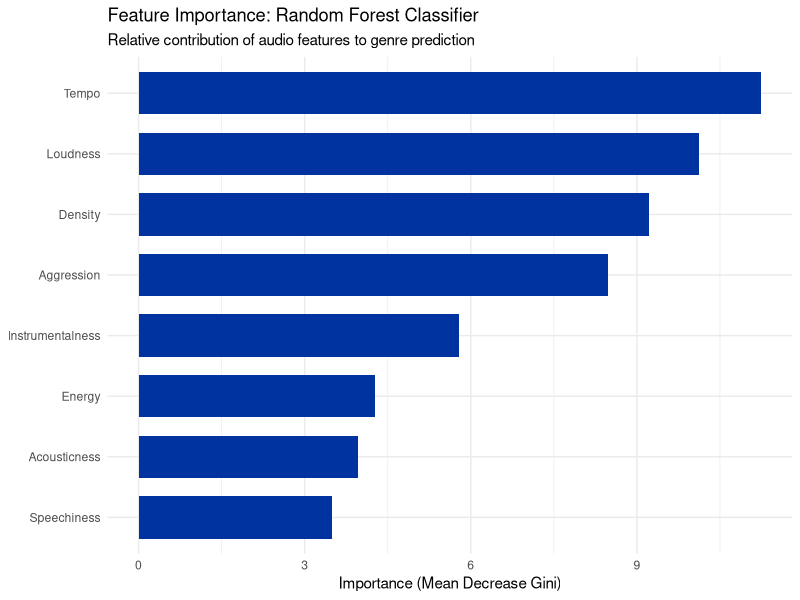
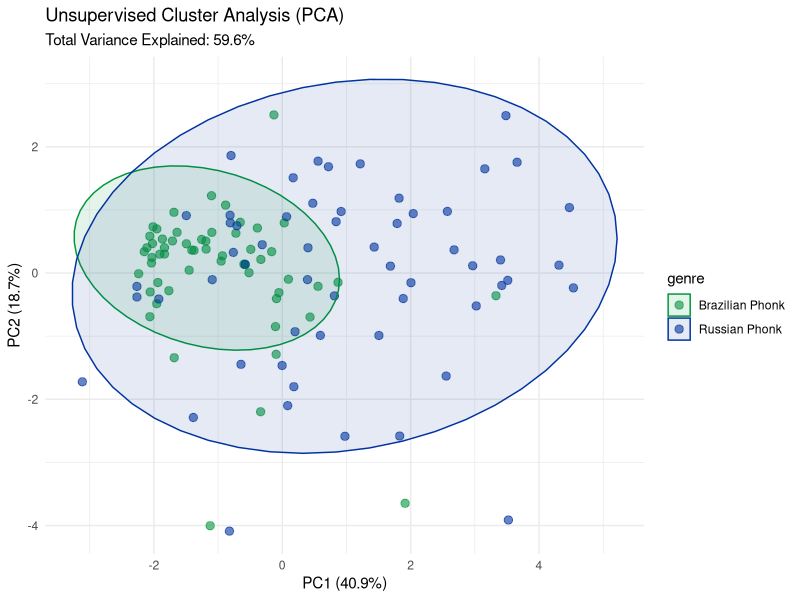

The R source for these figures, in order:
library(tidyverse)
library(randomForest)
library(ggplot2)
library(caret)

# --- 1. DATA PREPARATION ---
brazilian_data <- read.csv("Brazilian_Phonk_UvA.csv") %>% mutate(genre = "Brazilian Phonk")
russian_data <- read.csv("Drift_Phonk_UvA.csv") %>% mutate(genre = "Russian Phonk")
mijn_corpus <- rbind(brazilian_data, russian_data)

# Full numeric set
corpus_clean <- mijn_corpus %>%
  select(Danceability, Energy, Loudness, Speechiness, Acousticness, 
         Instrumentalness, Liveness, Valence, Tempo, genre) %>%
  mutate(genre = as.factor(genre))

# --- 2. STAGE 1: BASELINE MODEL ---
# Goal: Test performance with all original features
set.seed(123)
baseline_cv <- train(genre ~ ., data = corpus_clean, method = "rf", 
                     trControl = trainControl(method = "cv", number = 10))
print(baseline_cv) # Use these Accuracy/Kappa values for Stage 1 in your table

# --- 3. STAGE 2: REFINED MODEL (FEATURE SELECTION) ---
# Goal: Improve accuracy by removing "noise" (low importance features)
refined_corpus <- corpus_clean %>%
  select(Tempo, Loudness, Instrumentalness, Energy, Acousticness, Speechiness, genre)

set.seed(123)
refined_cv <- train(genre ~ ., data = refined_corpus, method = "rf", 
                    trControl = trainControl(method = "cv", number = 10))
print(refined_cv) # Use these Accuracy/Kappa values for Stage 2

# --- 4. STAGE 3: FINAL MODEL (FEATURE ENGINEERING) ---
# Goal: Use musical intuition to create interaction terms
final_corpus <- refined_corpus %>%
  mutate(
    Aggression = Energy * Tempo,
    Density = Loudness * Instrumentalness
  )

set.seed(123)
# We run the specific randomForest model to extract importance later
final_model <- randomForest(genre ~ ., data = final_corpus, importance = TRUE)

# Validation with Caret
final_cv <- train(genre ~ ., data = final_corpus, method = "rf", 
                  trControl = trainControl(method = "cv", number = 10))
print(final_cv) # Use these Accuracy/Kappa values for Stage 3

# --- 5. VISUALIZATION: FEATURE IMPORTANCE ---
final_imp_df <- as.data.frame(importance(final_model)) %>%
  rownames_to_column(var = "Feature")

importance_bar_chart <- ggplot(final_imp_df, aes(x = reorder(Feature, MeanDecreaseGini), y = MeanDecreaseGini)) +
  geom_col(fill = "#0033A0", width = 0.7) + 
  coord_flip() +
  theme_minimal() +
  labs(
    title = "Feature Importance: Random Forest Classifier",
    subtitle = "Relative contribution of audio features to genre prediction",
    x = NULL, y = "Importance (Mean Decrease Gini)"
  )

ggsave("importance_plot.png", plot = importance_bar_chart, width = 8, height = 4)

# --- 6. VISUALIZATION: UNSUPERVISED CLUSTERING (PCA) ---
pca_data <- final_corpus %>% select(-genre)
pca_result <- prcomp(pca_data, center = TRUE, scale. = TRUE)
var_explained <- round(100 * pca_result$sdev^2 / sum(pca_result$sdev^2), 1)

pca_plot <- as.data.frame(pca_result$x) %>%
  mutate(genre = final_corpus$genre) %>%
  ggplot(aes(x = PC1, y = PC2, color = genre)) +
  geom_point(size = 2.5, alpha = 0.6) +
  stat_ellipse(aes(fill = genre), geom = "polygon", alpha = 0.1) +
  scale_color_manual(values = c("Brazilian Phonk" = "#009739", "Russian Phonk" = "#0033A0")) +
  scale_fill_manual(values = c("Brazilian Phonk" = "#009739", "Russian Phonk" = "#0033A0")) +
  theme_minimal() +
  labs(
    title = "Unsupervised Cluster Analysis (PCA)",
    subtitle = paste0("Total Variance Explained: ", var_explained[1] + var_explained[2], "%"),
    x = paste0("PC1 (", var_explained[1], "%)"),
    y = paste0("PC2 (", var_explained[2], "%)")
  )

ggsave("pca_plot.png", plot = pca_plot, width = 8, height = 5)
